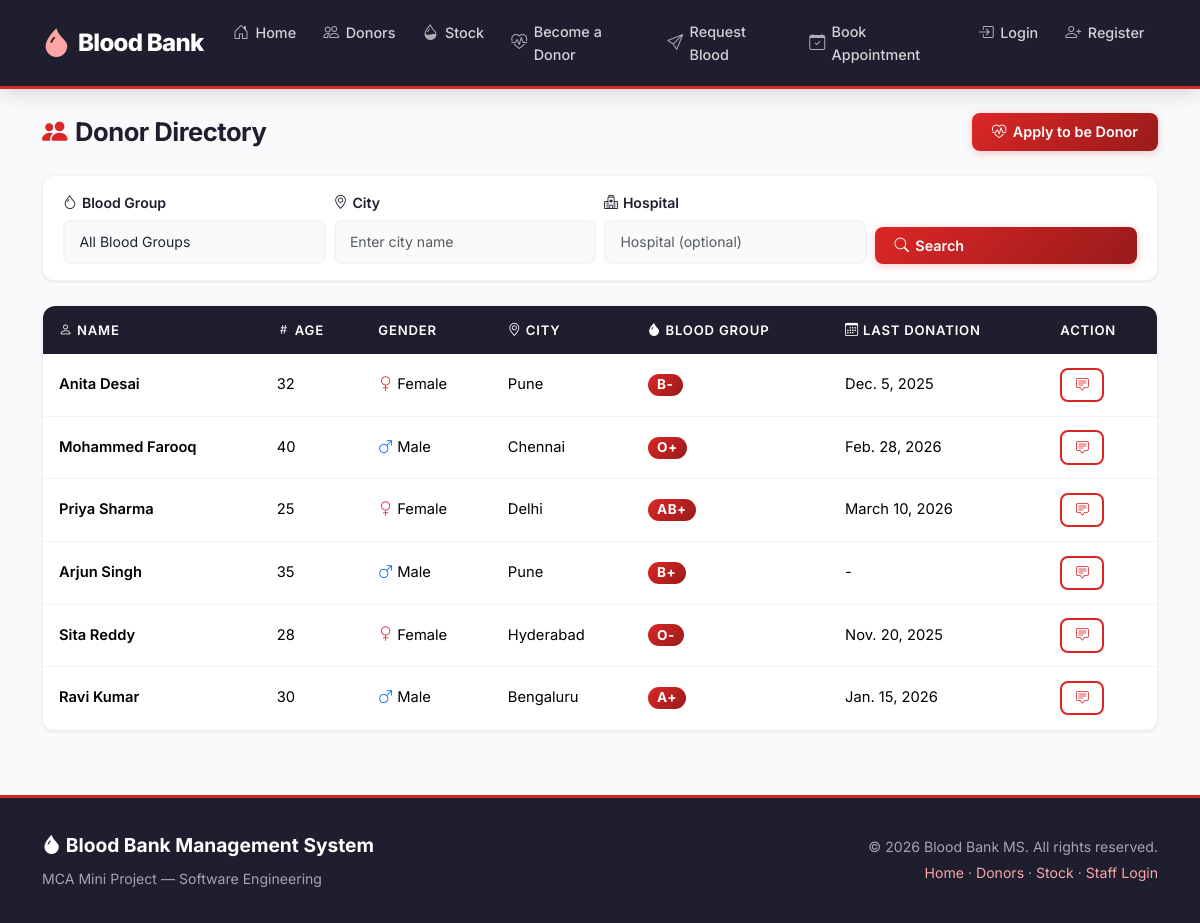
Screenshot of /donors/ with the database file from the repository.
### bank/models.py (models this page shows, shortened)
class Donor(models.Model):
    name = models.CharField(max_length=100)
    age = models.PositiveIntegerField()
    gender = models.CharField(max_length=10, choices=GENDER_CHOICES)
    phone = models.CharField(max_length=15)
    email = models.EmailField(blank=True)
    address = models.TextField()
    city = models.CharField(max_length=100, blank=True)
    blood_group = models.CharField(max_length=5, choices=BLOOD_GROUPS)
    last_donation_date = models.DateField(null=True, blank=True)
    created_at = models.DateTimeField(auto_now_add=True)

### bank/views.py (the view)
# urls.py: path('donors/', views.donor_list, name='donor_list'),
def donor_list(request):
    blood_group = request.GET.get('blood_group')
    city = request.GET.get('city')
    hospital = request.GET.get('hospital')
    donors = Donor.objects.all().order_by('-created_at')
    if blood_group:
        donors = donors.filter(blood_group=blood_group)
    if city:
        donors = donors.filter(city__icontains=city)
    if hospital:
        donors = donors.filter(address__icontains=hospital)
    paginator = Paginator(donors, 10)
    page_number = request.GET.get('page')
    page_obj = paginator.get_page(page_number)
    return render(request, 'bank/donor_list.html', {'donors': page_obj, 'selected_group': blood_group, 'selected_city': city, 'selected_hospital': hospital, 'page_obj': page_obj})

### bank/templates/bank/donor_list.html (shortened to what this page needs)
{% extends 'bank/base.html' %}
{% block content %}
<div class="page-header">
    <h2><i class="bi bi-people-fill"></i> Donor Directory</h2>
    <div class="d-flex gap-2 flex-wrap">
        <a href="{% url 'apply_donor' %}" class="btn btn-danger"><i class="bi bi-heart-pulse"></i> Apply to be Donor</a>
    </div>
</div>
<form method="get" class="filter-bar">
    <div class="row g-2 align-items-end">
        <div class="col-md-3">
            <label class="form-label"><i class="bi bi-droplet"></i> Blood Group</label>
            <select name="blood_group" class="form-select" id="filter-blood-group">
                <option value="">All Blood Groups</option>
            </select>
        </div>
        <div class="col-md-3">
            <label class="form-label"><i class="bi bi-geo-alt"></i> City</label>
            <input name="city" value="{{ selected_city|default:'' }}" placeholder="Enter city name" class="form-control" id="filter-city" />
        </div>
        <div class="col-md-3">
            <label class="form-label"><i class="bi bi-hospital"></i> Hospital</label>
            <input name="hospital" value="{{ selected_hospital|default:'' }}" placeholder="Hospital (optional)" class="form-control" id="filter-hospital" />
        </div>
        <div class="col-md-3">
            <button class="btn btn-danger w-100" id="btn-search"><i class="bi bi-search"></i> Search</button>
        </div>
    </div>
</form>
<div class="card">
    <div class="table-responsive-wrapper">
        <table class="table table-hover mb-0" id="donor-table">
            <thead>
                <tr>
                    <th><i class="bi bi-person"></i> Name</th>
                    <th><i class="bi bi-hash"></i> Age</th>
                    <th>Gender</th>
                    <th><i class="bi bi-geo-alt"></i> City</th>
                    <th><i class="bi bi-droplet-fill"></i> Blood Group</th>
                    <th><i class="bi bi-calendar3"></i> Last Donation</th>
                    <th>Action</th>
                </tr>
            </thead>
            <tbody>
                {% for donor in donors %}
                    <tr>
                        <td class="fw-semibold">{{ donor.name }}</td>
                        <td>{{ donor.age }}</td>
                        <td>
                            {% if donor.gender == 'Male' %}
                                <i class="bi bi-gender-male text-primary"></i>
                            {% elif donor.gender == 'Female' %}
                                <i class="bi bi-gender-female text-danger"></i>
                            {% else %}
                                <i class="bi bi-gender-ambiguous text-secondary"></i>
                            {% endif %}
                            {{ donor.gender }}
                        </td>
                        <td>{{ donor.city|default:"-" }}</td>
                        <td><span class="badge badge-blood">{{ donor.blood_group }}</span></td>
                        <td>{{ donor.last_donation_date|default:"-" }}</td>
                        <td>
                            <a href="{% url 'request_contact' donor.id %}" class="btn btn-sm btn-outline-danger" title="Request contact info">
                                <i class="bi bi-chat-square-text"></i>
                            </a>
                        </td>
                    </tr>
                {% endfor %}
            </tbody>
        </table>
    </div>
</div>
{% endblock %}

### bank/static/bank/css/style.css (style rules this page uses)
:root { --crimson: #DC2626; --crimson-dark: #991B1B; --crimson-light: #FCA5A5; --crimson-50: #FEF2F2; --charcoal: #1E1E2E; --charcoal-light: #2A2A3C; --surface: #FFFFFF; --surface-alt: #F9FAFB; --text-primary: #111827; --text-secondary: #6B7280; --text-muted: #9CA3AF; --border: #E5E7EB; --border-light: #F3F4F6; --success: #059669; --success-bg: #ECFDF5; --warning: #D97706; --warning-bg: #FFFBEB; --info: #2563EB; --info-bg: #EFF6FF; --radius: 12px; --radius-sm: 8px; --radius-lg: 16px; --shadow-sm: 0 1px 3px rgba(0,0,0,0.06), 0 1px 2px rgba(0,0,0,0.04); --shadow-md: 0 4px 16px rgba(0,0,0,0.08); --shadow-lg: 0 10px 40px rgba(0,0,0,0.12); --shadow-glow: 0 0 20px rgba(220,38,38,0.15); --transition: all 0.3s cubic-bezier(0.4, 0, 0.2, 1); }
*, *::before, *::after { box-sizing: border-box; }
body { font-family: 'Inter', -apple-system, BlinkMacSystemFont, 'Segoe UI', Roboto, 'Helvetica Neue', Arial, sans-serif; background: var(--surface-alt); color: var(--text-primary); line-height: 1.6; -webkit-font-smoothing: antialiased; -moz-osx-font-smoothing: grayscale; }
h1, h2, h3, h4, h5, h6 { font-weight: 700; letter-spacing: -0.02em; line-height: 1.25; color: var(--charcoal); }
a { transition: var(--transition); }
.card { border: 1px solid var(--border-light); border-radius: var(--radius); box-shadow: var(--shadow-sm); overflow: hidden; background: var(--surface); }
.table { margin-bottom: 0; font-size: 0.92rem; }
.table thead th { background: var(--charcoal); color: #fff; font-weight: 600; font-size: 0.82rem; text-transform: uppercase; letter-spacing: 0.06em; padding: 0.85rem 1rem; border: none; white-space: nowrap; }
.table tbody td { padding: 0.85rem 1rem; vertical-align: middle; border-color: var(--border-light); }
.table-hover tbody tr { transition: var(--transition); }
.table-responsive-wrapper { overflow-x: auto; -webkit-overflow-scrolling: touch; border-radius: var(--radius); }
.badge { font-weight: 600; font-size: 0.78rem; padding: 0.35em 0.75em; border-radius: 20px; letter-spacing: 0.03em; }
.badge-blood { background: linear-gradient(135deg, var(--crimson), var(--crimson-dark)); color: #fff; font-weight: 700; font-size: 0.85rem; padding: 0.3em 0.7em; }
.btn { font-weight: 600; font-size: 0.9rem; border-radius: var(--radius-sm); padding: 0.5rem 1.25rem; transition: var(--transition); display: inline-flex; align-items: center; gap: 0.4rem; }
.btn-primary, .btn-danger { background: linear-gradient(135deg, var(--crimson), var(--crimson-dark)); border: none; color: #fff; box-shadow: 0 2px 8px rgba(220,38,38,0.25); }
.btn-outline-danger { color: var(--crimson); border: 2px solid var(--crimson); background: transparent; }
.btn-sm { font-size: 0.8rem; padding: 0.35rem 0.85rem; }
.form-control, .form-select { border: 2px solid var(--border); border-radius: var(--radius-sm); padding: 0.6rem 0.9rem; font-size: 0.92rem; transition: var(--transition); background: var(--surface); }
.form-label { font-weight: 600; font-size: 0.88rem; color: var(--charcoal); margin-bottom: 0.35rem; display: flex; align-items: center; gap: 0.3rem; }
.page-header { display: flex; justify-content: space-between; align-items: center; margin-bottom: 1.5rem; flex-wrap: wrap; gap: 0.75rem; }
.page-header h2 { font-size: 1.6rem; font-weight: 700; margin: 0; display: flex; align-items: center; gap: 0.5rem; }
.page-header h2 i { color: var(--crimson); }
.filter-bar { background: var(--surface); padding: 1rem 1.25rem; border-radius: var(--radius); box-shadow: var(--shadow-sm); margin-bottom: 1.5rem; border: 1px solid var(--border-light); }
.filter-bar .form-control, .filter-bar .form-select { border: 2px solid var(--border-light); background: var(--surface-alt); font-size: 0.88rem; }

### rows the page displays
Donor: name "Anita Desai", age "32", gender "Female", city "Pune", blood_group "B-", last_donation_date "Dec. 5, 2025"
Donor: name "Mohammed Farooq", age "40", gender "Male", city "Chennai", blood_group "O+", last_donation_date "Feb. 28, 2026"
Donor: name "Priya Sharma", age "25", gender "Female", city "Delhi", blood_group "AB+", last_donation_date "March 10, 2026"
Donor: name "Arjun Singh", age "35", gender "Male", city "Pune", blood_group "B+", last_donation_date "-"
Donor: name "Sita Reddy", age "28", gender "Female", city "Hyderabad", blood_group "O-", last_donation_date "Nov. 20, 2025"
Donor: name "Ravi Kumar", age "30", gender "Male", city "Bengaluru", blood_group "A+", last_donation_date "Jan. 15, 2026"
